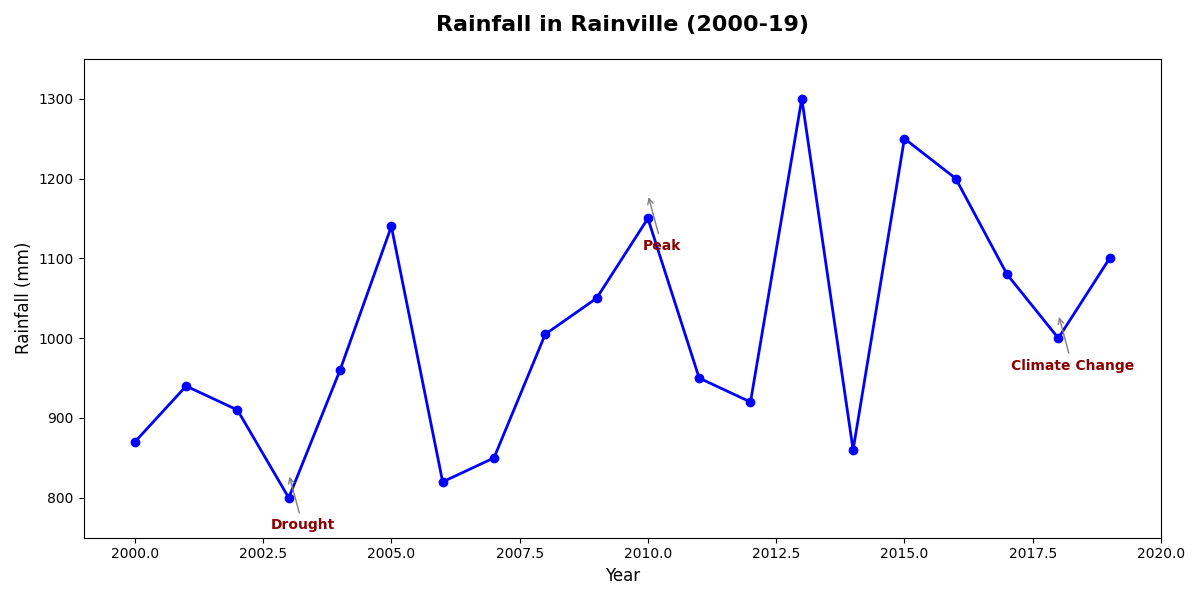

The script that drew this image:
import matplotlib.pyplot as plt
import numpy as np

years = np.arange(2000, 2020)
rainfall = np.array([870, 940, 910, 800, 960, 1140, 820, 850, 1005, 1050, 
                     1150, 950, 920, 1300, 860, 1250, 1200, 1080, 1000, 1100])

fig, ax = plt.subplots(figsize=(12, 6))

ax.plot(years, rainfall, color='blue', linewidth=2, marker='o')

annotations = {
    2003: "Drought",
    2010: "Peak",
    2018: "Climate Change"
}

for year, text in annotations.items():
    ax.annotate(text, xy=(year, rainfall[np.where(years == year)][0] + 30), 
                xytext=(10, -40), textcoords='offset points', 
                arrowprops=dict(arrowstyle='->', color='grey'),
                ha='center', fontsize=10, color='darkred', weight='bold')

ax.set_title("Rainfall in Rainville (2000-19)", fontsize=16, weight='bold', pad=20)
ax.set_xlabel("Year", fontsize=12)
ax.set_ylabel("Rainfall (mm)", fontsize=12)
ax.set_xlim(1999, 2020)
ax.set_ylim(750, 1350)

plt.tight_layout()
plt.show()
